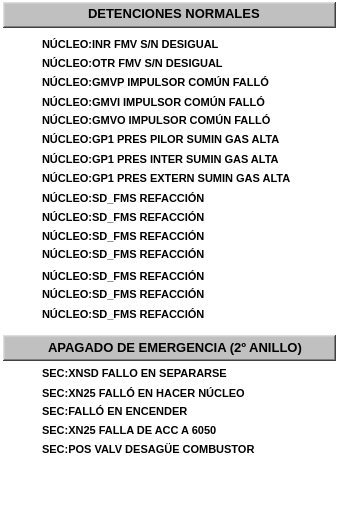
  <widget class="QFrame" name="fr_2">
   <property name="geometry">
    <rect>
     <x>344</x>
     <y>53</y>
     <width>341</width>
     <height>528</height>
    </rect>
   </property>
   <property name="styleSheet">
    <string notr="true">background-color: rgba(255, 255, 255, 0);</string>
   </property>
   <property name="frameShape">
    <enum>QFrame::StyledPanel</enum>
   </property>
   <property name="frameShadow">
    <enum>QFrame::Plain</enum>
   </property>
   <property name="lineWidth">
    <number>1</number>
   </property>
   <property name="midLineWidth">
    <number>0</number>
   </property>
   <widget class="QFrame" name="frTitulo_5">
    <property name="geometry">
     <rect>
      <x>3</x>
      <y>2</y>
      <width>333</width>
      <height>26</height>
     </rect>
    </property>
    <property name="styleSheet">
     <string notr="true">background-color: rgb(192, 192, 192);</string>
    </property>
    <property name="frameShape">
     <enum>QFrame::WinPanel</enum>
    </property>
    <property name="frameShadow">
     <enum>QFrame::Raised</enum>
    </property>
    <property name="lineWidth">
     <number>2</number>
    </property>
    <property name="midLineWidth">
     <number>0</number>
    </property>
   </widget>
   <widget class="QLabel" name="lbTitulo_5">
    <property name="geometry">
     <rect>
      <x>88</x>
      <y>5</y>
      <width>181</width>
      <height>16</height>
     </rect>
    </property>
    <property name="font">
     <font>
      <pointsize>10</pointsize>
      <weight>75</weight>
      <bold>true</bold>
     </font>
    </property>
    <property name="styleSheet">
     <string notr="true">background-color: rgba(255, 255, 255, 0);</string>
    </property>
    <property name="text">
     <string>DETENCIONES NORMALES</string>
    </property>
   </widget>
   <widget class="QFrame" name="frTitulo_6">
    <property name="geometry">
     <rect>
      <x>3</x>
      <y>335</y>
      <width>333</width>
      <height>26</height>
     </rect>
    </property>
    <property name="styleSheet">
     <string notr="true">background-color: rgb(192, 192, 192);</string>
    </property>
    <property name="frameShape">
     <enum>QFrame::WinPanel</enum>
    </property>
    <property name="frameShadow">
     <enum>QFrame::Raised</enum>
    </property>
    <property name="lineWidth">
     <number>2</number>
    </property>
    <property name="midLineWidth">
     <number>0</number>
    </property>
   </widget>
   <widget class="QLabel" name="lbTitulo_6">
    <property name="geometry">
     <rect>
      <x>48</x>
      <y>337</y>
      <width>261</width>
      <height>20</height>
     </rect>
    </property>
    <property name="font">
     <font>
      <pointsize>10</pointsize>
      <weight>75</weight>
      <bold>true</bold>
     </font>
    </property>
    <property name="styleSheet">
     <string notr="true">background-color: rgba(255, 255, 255, 0);</string>
    </property>
    <property name="text">
     <string>APAGADO DE EMERGENCIA (2º ANILLO)</string>
    </property>
   </widget>
   <widget class="QLabel" name="lbTexto_39">
    <property name="geometry">
     <rect>
      <x>42</x>
      <y>36</y>
      <width>281</width>
      <height>16</height>
     </rect>
    </property>
    <property name="font">
     <font>
      <pointsize>8</pointsize>
      <weight>75</weight>
      <bold>true</bold>
     </font>
    </property>
    <property name="styleSheet">
     <string notr="true">background-color: rgba(255, 255, 255, 0);</string>
    </property>
    <property name="text">
     <string>NÚCLEO:INR FMV S/N DESIGUAL</string>
    </property>
   </widget>
   <widget class="AWMultiObject" name="aLet_39">
    <property name="geometry">
     <rect>
      <x>13</x>
      <y>29</y>
      <width>25</width>
      <height>31</height>
     </rect>
    </property>
    <property name="id">
     <string>p_Fix32_THISNODE_SD_FMS026_F_CV</string>
    </property>
    <property name="ElementType">
     <enum>AWMultiObject::CIRLED</enum>
    </property>
    <property name="OnColor">
     <enum>AWMultiObject::Grey</enum>
    </property>
    <property name="OffColor">
     <enum>AWMultiObject::Grey</enum>
    </property>
   </widget>
   <widget class="QLabel" name="lbTexto_40">
    <property name="geometry">
     <rect>
      <x>42</x>
      <y>55</y>
      <width>281</width>
      <height>16</height>
     </rect>
    </property>
    <property name="font">
     <font>
      <pointsize>8</pointsize>
      <weight>75</weight>
      <bold>true</bold>
     </font>
    </property>
    <property name="styleSheet">
     <string notr="true">background-color: rgba(255, 255, 255, 0);</string>
    </property>
    <property name="text">
     <string>NÚCLEO:OTR FMV S/N DESIGUAL</string>
    </property>
   </widget>
   <widget class="AWMultiObject" name="aLet_40">
    <property name="geometry">
     <rect>
      <x>13</x>
      <y>48</y>
      <width>25</width>
      <height>31</height>
     </rect>
    </property>
    <property name="id">
     <string>p_Fix32_THISNODE_SD_FMS027_F_CV</string>
    </property>
    <property name="ElementType">
     <enum>AWMultiObject::CIRLED</enum>
    </property>
    <property name="OnColor">
     <enum>AWMultiObject::Grey</enum>
    </property>
    <property name="OffColor">
     <enum>AWMultiObject::Grey</enum>
    </property>
   </widget>
   <widget class="QLabel" name="lbTexto_41">
    <property name="geometry">
     <rect>
      <x>42</x>
      <y>74</y>
      <width>281</width>
      <height>16</height>
     </rect>
    </property>
    <property name="font">
     <font>
      <pointsize>8</pointsize>
      <weight>75</weight>
      <bold>true</bold>
     </font>
    </property>
    <property name="styleSheet">
     <string notr="true">background-color: rgba(255, 255, 255, 0);</string>
    </property>
    <property name="text">
     <string>NÚCLEO:GMVP IMPULSOR COMÚN FALLÓ</string>
    </property>
   </widget>
   <widget class="AWMultiObject" name="aLet_41">
    <property name="geometry">
     <rect>
      <x>13</x>
      <y>68</y>
      <width>25</width>
      <height>31</height>
     </rect>
    </property>
    <property name="id">
     <string>p_Fix32_THISNODE_SD_FMS028_F_CV</string>
    </property>
    <property name="ElementType">
     <enum>AWMultiObject::CIRLED</enum>
    </property>
    <property name="OnColor">
     <enum>AWMultiObject::Grey</enum>
    </property>
    <property name="OffColor">
     <enum>AWMultiObject::Grey</enum>
    </property>
   </widget>
   <widget class="QLabel" name="lbTexto_42">
    <property name="geometry">
     <rect>
      <x>42</x>
      <y>94</y>
      <width>281</width>
      <height>16</height>
     </rect>
    </property>
    <property name="font">
     <font>
      <pointsize>8</pointsize>
      <weight>75</weight>
      <bold>true</bold>
     </font>
    </property>
    <property name="styleSheet">
     <string notr="true">background-color: rgba(255, 255, 255, 0);</string>
    </property>
    <property name="text">
     <string>NÚCLEO:GMVI IMPULSOR COMÚN FALLÓ</string>
    </property>
   </widget>
   <widget class="AWMultiObject" name="aLet_42">
    <property name="geometry">
     <rect>
      <x>13</x>
      <y>86</y>
      <width>25</width>
      <height>31</height>
     </rect>
    </property>
    <property name="id">
     <string>p_Fix32_THISNODE_SD_FMS029_F_CV</string>
    </property>
    <property name="ElementType">
     <enum>AWMultiObject::CIRLED</enum>
    </property>
    <property name="OnColor">
     <enum>AWMultiObject::Grey</enum>
    </property>
    <property name="OffColor">
     <enum>AWMultiObject::Grey</enum>
    </property>
   </widget>
   <widget class="AWMultiObject" name="aLet_43">
    <property name="geometry">
     <rect>
      <x>13</x>
      <y>105</y>
      <width>25</width>
      <height>31</height>
     </rect>
    </property>
    <property name="id">
     <string>p_Fix32_THISNODE_SD_FMS030_F_CV</string>
    </property>
    <property name="ElementType">
     <enum>AWMultiObject::CIRLED</enum>
    </property>
    <property name="OnColor">
     <enum>AWMultiObject::Grey</enum>
    </property>
    <property name="OffColor">
     <enum>AWMultiObject::Grey</enum>
    </property>
   </widget>
   <widget class="QLabel" name="lbTexto_43">
    <property name="geometry">
     <rect>
      <x>42</x>
      <y>112</y>
      <width>281</width>
      <height>16</height>
     </rect>
    </property>
    <property name="font">
     <font>
      <pointsize>8</pointsize>
      <weight>75</weight>
      <bold>true</bold>
     </font>
    </property>
    <property name="styleSheet">
     <string notr="true">background-color: rgba(255, 255, 255, 0);</string>
    </property>
    <property name="text">
     <string>NÚCLEO:GMVO IMPULSOR COMÚN FALLÓ</string>
    </property>
   </widget>
   <widget class="AWMultiObject" name="aLet_44">
    <property name="geometry">
     <rect>
      <x>13</x>
      <y>126</y>
      <width>25</width>
      <height>31</height>
     </rect>
    </property>
    <property name="id">
     <string>p_Fix32_THISNODE_SD_FMS031_F_CV</string>
    </property>
    <property name="ElementType">
     <enum>AWMultiObject::CIRLED</enum>
    </property>
    <property name="OnColor">
     <enum>AWMultiObject::Grey</enum>
    </property>
    <property name="OffColor">
     <enum>AWMultiObject::Grey</enum>
    </property>
   </widget>
   <widget class="QLabel" name="lbTexto_44">
    <property name="geometry">
     <rect>
      <x>42</x>
      <y>131</y>
      <width>281</width>
      <height>16</height>
     </rect>
    </property>
    <property name="font">
     <font>
      <pointsize>8</pointsize>
      <weight>75</weight>
      <bold>true</bold>
     </font>
    </property>
    <property name="styleSheet">
     <string notr="true">background-color: rgba(255, 255, 255, 0);</string>
    </property>
    <property name="text">
     <string>NÚCLEO:GP1 PRES PILOR SUMIN GAS ALTA</string>
    </property>
   </widget>
   <widget class="QLabel" name="lbTexto_45">
    <property name="geometry">
     <rect>
      <x>42</x>
      <y>151</y>
      <width>281</width>
      <height>16</height>
     </rect>
    </property>
    <property name="font">
     <font>
      <pointsize>8</pointsize>
      <weight>75</weight>
      <bold>true</bold>
     </font>
    </property>
    <property name="styleSheet">
     <string notr="true">background-color: rgba(255, 255, 255, 0);</string>
    </property>
    <property name="text">
     <string>NÚCLEO:GP1 PRES INTER SUMIN GAS ALTA</string>
    </property>
   </widget>
   <widget class="AWMultiObject" name="aLet_45">
    <property name="geometry">
     <rect>
      <x>13</x>
      <y>144</y>
      <width>25</width>
      <height>31</height>
     </rect>
    </property>
    <property name="id">
     <string>p_Fix32_THISNODE_SD_FMS032_F_CV</string>
    </property>
    <property name="ElementType">
     <enum>AWMultiObject::CIRLED</enum>
    </property>
    <property name="OnColor">
     <enum>AWMultiObject::Grey</enum>
    </property>
    <property name="OffColor">
     <enum>AWMultiObject::Grey</enum>
    </property>
   </widget>
   <widget class="AWMultiObject" name="aLet_46">
    <property name="geometry">
     <rect>
      <x>13</x>
      <y>164</y>
      <width>25</width>
      <height>31</height>
     </rect>
    </property>
    <property name="id">
     <string>p_Fix32_THISNODE_SD_FMS033_F_CV</string>
    </property>
    <property name="ElementType">
     <enum>AWMultiObject::CIRLED</enum>
    </property>
    <property name="OnColor">
     <enum>AWMultiObject::Grey</enum>
    </property>
    <property name="OffColor">
     <enum>AWMultiObject::Grey</enum>
    </property>
   </widget>
   <widget class="QLabel" name="lbTexto_46">
    <property name="geometry">
     <rect>
      <x>42</x>
      <y>170</y>
      <width>281</width>
      <height>16</height>
     </rect>
    </property>
    <property name="font">
     <font>
      <pointsize>8</pointsize>
      <weight>75</weight>
      <bold>true</bold>
     </font>
    </property>
    <property name="styleSheet">
     <string notr="true">background-color: rgba(255, 255, 255, 0);</string>
    </property>
    <property name="text">
     <string>NÚCLEO:GP1 PRES EXTERN SUMIN GAS ALTA</string>
    </property>
   </widget>
   <widget class="AWMultiObject" name="aLet_47">
    <property name="geometry">
     <rect>
      <x>13</x>
      <y>183</y>
      <width>25</width>
      <height>31</height>
     </rect>
    </property>
    <property name="id">
     <string>p_Fix32_THISNODE_SD_FMS034_F_CV</string>
    </property>
    <property name="ElementType">
     <enum>AWMultiObject::CIRLED</enum>
    </property>
    <property name="OnColor">
     <enum>AWMultiObject::Grey</enum>
    </property>
    <property name="OffColor">
     <enum>AWMultiObject::Grey</enum>
    </property>
   </widget>
   <widget class="QLabel" name="lbTexto_47">
    <property name="geometry">
     <rect>
      <x>42</x>
      <y>190</y>
      <width>281</width>
      <height>16</height>
     </rect>
    </property>
    <property name="font">
     <font>
      <pointsize>8</pointsize>
      <weight>75</weight>
      <bold>true</bold>
     </font>
    </property>
    <property name="styleSheet">
     <string notr="true">background-color: rgba(255, 255, 255, 0);</string>
    </property>
    <property name="text">
     <string>NÚCLEO:SD_FMS REFACCIÓN</string>
    </property>
   </widget>
   <widget class="QLabel" name="lbTexto_48">
    <property name="geometry">
     <rect>
      <x>42</x>
      <y>209</y>
      <width>281</width>
      <height>16</height>
     </rect>
    </property>
    <property name="font">
     <font>
      <pointsize>8</pointsize>
      <weight>75</weight>
      <bold>true</bold>
     </font>
    </property>
    <property name="styleSheet">
     <string notr="true">background-color: rgba(255, 255, 255, 0);</string>
    </property>
    <property name="text">
     <string>NÚCLEO:SD_FMS REFACCIÓN</string>
    </property>
   </widget>
   <widget class="AWMultiObject" name="aLet_48">
    <property name="geometry">
     <rect>
      <x>13</x>
      <y>202</y>
      <width>25</width>
      <height>31</height>
     </rect>
    </property>
    <property name="id">
     <string>p_Fix32_THISNODE_SD_FMS035_F_CV</string>
    </property>
    <property name="ElementType">
     <enum>AWMultiObject::CIRLED</enum>
    </property>
    <property name="OnColor">
     <enum>AWMultiObject::Grey</enum>
    </property>
    <property name="OffColor">
     <enum>AWMultiObject::Grey</enum>
    </property>
   </widget>
   <widget class="QLabel" name="lbTexto_49">
    <property name="geometry">
     <rect>
      <x>42</x>
      <y>228</y>
      <width>281</width>
      <height>16</height>
     </rect>
    </property>
    <property name="font">
     <font>
      <pointsize>8</pointsize>
      <weight>75</weight>
      <bold>true</bold>
     </font>
    </property>
    <property name="styleSheet">
     <string notr="true">background-color: rgba(255, 255, 255, 0);</string>
    </property>
    <property name="text">
     <string>NÚCLEO:SD_FMS REFACCIÓN</string>
    </property>
   </widget>
   <widget class="AWMultiObject" name="aLet_49">
    <property name="geometry">
     <rect>
      <x>13</x>
      <y>220</y>
      <width>25</width>
      <height>31</height>
     </rect>
    </property>
    <property name="id">
     <string>p_Fix32_THISNODE_SD_FMS036_F_CV</string>
    </property>
    <property name="ElementType">
     <enum>AWMultiObject::CIRLED</enum>
    </property>
    <property name="OnColor">
     <enum>AWMultiObject::Grey</enum>
    </property>
    <property name="OffColor">
     <enum>AWMultiObject::Grey</enum>
    </property>
   </widget>
   <widget class="AWMultiObject" name="aLet_50">
    <property name="geometry">
     <rect>
      <x>13</x>
      <y>240</y>
      <width>25</width>
      <height>31</height>
     </rect>
    </property>
    <property name="id">
     <string>p_Fix32_THISNODE_SD_FMS037_F_CV</string>
    </property>
    <property name="ElementType">
     <enum>AWMultiObject::CIRLED</enum>
    </property>
    <property name="OnColor">
     <enum>AWMultiObject::Grey</enum>
    </property>
    <property name="OffColor">
     <enum>AWMultiObject::Grey</enum>
    </property>
   </widget>
   <widget class="QLabel" name="lbTexto_50">
    <property name="geometry">
     <rect>
      <x>42</x>
      <y>246</y>
      <width>281</width>
      <height>16</height>
     </rect>
    </property>
    <property name="font">
     <font>
      <pointsize>8</pointsize>
      <weight>75</weight>
      <bold>true</bold>
     </font>
    </property>
    <property name="styleSheet">
     <string notr="true">background-color: rgba(255, 255, 255, 0);</string>
    </property>
    <property name="text">
     <string>NÚCLEO:SD_FMS REFACCIÓN</string>
    </property>
   </widget>
   <widget class="QLabel" name="lbTexto_51">
    <property name="geometry">
     <rect>
      <x>42</x>
      <y>268</y>
      <width>281</width>
      <height>16</height>
     </rect>
    </property>
    <property name="font">
     <font>
      <pointsize>8</pointsize>
      <weight>75</weight>
      <bold>true</bold>
     </font>
    </property>
    <property name="styleSheet">
     <string notr="true">background-color: rgba(255, 255, 255, 0);</string>
    </property>
    <property name="text">
     <string>NÚCLEO:SD_FMS REFACCIÓN</string>
    </property>
   </widget>
   <widget class="AWMultiObject" name="aLet_51">
    <property name="geometry">
     <rect>
      <x>13</x>
      <y>260</y>
      <width>25</width>
      <height>31</height>
     </rect>
    </property>
    <property name="id">
     <string>p_Fix32_THISNODE_SD_FMS038_F_CV</string>
    </property>
    <property name="ElementType">
     <enum>AWMultiObject::CIRLED</enum>
    </property>
    <property name="OnColor">
     <enum>AWMultiObject::Grey</enum>
    </property>
    <property name="OffColor">
     <enum>AWMultiObject::Grey</enum>
    </property>
   </widget>
   <widget class="AWMultiObject" name="aLet_52">
    <property name="geometry">
     <rect>
      <x>13</x>
      <y>280</y>
      <width>25</width>
      <height>31</height>
     </rect>
    </property>
    <property name="id">
     <string>p_Fix32_THISNODE_SD_FMS039_F_CV</string>
    </property>
    <property name="ElementType">
     <enum>AWMultiObject::CIRLED</enum>
    </property>
    <property name="OnColor">
     <enum>AWMultiObject::Grey</enum>
    </property>
    <property name="OffColor">
     <enum>AWMultiObject::Grey</enum>
    </property>
   </widget>
   <widget class="QLabel" name="lbTexto_52">
    <property name="geometry">
     <rect>
      <x>42</x>
      <y>286</y>
      <width>281</width>
      <height>16</height>
     </rect>
    </property>
    <property name="font">
     <font>
      <pointsize>8</pointsize>
      <weight>75</weight>
      <bold>true</bold>
     </font>
    </property>
    <property name="styleSheet">
     <string notr="true">background-color: rgba(255, 255, 255, 0);</string>
    </property>
    <property name="text">
     <string>NÚCLEO:SD_FMS REFACCIÓN</string>
    </property>
   </widget>
   <widget class="QLabel" name="lbTexto_53">
    <property name="geometry">
     <rect>
      <x>42</x>
      <y>306</y>
      <width>281</width>
      <height>16</height>
     </rect>
    </property>
    <property name="font">
     <font>
      <pointsize>8</pointsize>
      <weight>75</weight>
      <bold>true</bold>
     </font>
    </property>
    <property name="styleSheet">
     <string notr="true">background-color: rgba(255, 255, 255, 0);</string>
    </property>
    <property name="text">
     <string>NÚCLEO:SD_FMS REFACCIÓN</string>
    </property>
   </widget>
   <widget class="AWMultiObject" name="aLet_53">
    <property name="geometry">
     <rect>
      <x>13</x>
      <y>300</y>
      <width>25</width>
      <height>31</height>
     </rect>
    </property>
    <property name="id">
     <string>p_Fix32_THISNODE_SD_FMS040_F_CV</string>
    </property>
    <property name="ElementType">
     <enum>AWMultiObject::CIRLED</enum>
    </property>
    <property name="OnColor">
     <enum>AWMultiObject::Grey</enum>
    </property>
    <property name="OffColor">
     <enum>AWMultiObject::Grey</enum>
    </property>
   </widget>
   <widget class="AWMultiObject" name="aLet_54">
    <property name="geometry">
     <rect>
      <x>13</x>
      <y>360</y>
      <width>25</width>
      <height>31</height>
     </rect>
    </property>
    <property name="id">
     <string>p_Fix32_THISNODE_SD_MSTR001_F_CV</string>
    </property>
    <property name="ElementType">
     <enum>AWMultiObject::CIRLED</enum>
    </property>
    <property name="OnColor">
     <enum>AWMultiObject::Grey</enum>
    </property>
    <property name="OffColor">
     <enum>AWMultiObject::Grey</enum>
    </property>
   </widget>
   <widget class="QLabel" name="lbTexto_54">
    <property name="geometry">
     <rect>
      <x>42</x>
      <y>365</y>
      <width>281</width>
      <height>16</height>
     </rect>
    </property>
    <property name="font">
     <font>
      <pointsize>8</pointsize>
      <weight>75</weight>
      <bold>true</bold>
     </font>
    </property>
    <property name="styleSheet">
     <string notr="true">background-color: rgba(255, 255, 255, 0);</string>
    </property>
    <property name="text">
     <string>SEC:XNSD FALLO EN SEPARARSE</string>
    </property>
   </widget>
   <widget class="AWMultiObject" name="aLet_55">
    <property name="geometry">
     <rect>
      <x>13</x>
      <y>378</y>
      <width>25</width>
      <height>31</height>
     </rect>
    </property>
    <property name="id">
     <string>p_Fix32_THISNODE_SD_MSTR002_F_CV</string>
    </property>
    <property name="ElementType">
     <enum>AWMultiObject::CIRLED</enum>
    </property>
    <property name="OnColor">
     <enum>AWMultiObject::Grey</enum>
    </property>
    <property name="OffColor">
     <enum>AWMultiObject::Grey</enum>
    </property>
   </widget>
   <widget class="QLabel" name="lbTexto_55">
    <property name="geometry">
     <rect>
      <x>42</x>
      <y>385</y>
      <width>281</width>
      <height>16</height>
     </rect>
    </property>
    <property name="font">
     <font>
      <pointsize>8</pointsize>
      <weight>75</weight>
      <bold>true</bold>
     </font>
    </property>
    <property name="styleSheet">
     <string notr="true">background-color: rgba(255, 255, 255, 0);</string>
    </property>
    <property name="text">
     <string>SEC:XN25 FALLÓ EN HACER NÚCLEO</string>
    </property>
   </widget>
   <widget class="AWMultiObject" name="aLet_56">
    <property name="geometry">
     <rect>
      <x>13</x>
      <y>398</y>
      <width>25</width>
      <height>31</height>
     </rect>
    </property>
    <property name="id">
     <string>p_Fix32_THISNODE_SD_MSTR004_F_CV</string>
    </property>
    <property name="ElementType">
     <enum>AWMultiObject::CIRLED</enum>
    </property>
    <property name="OnColor">
     <enum>AWMultiObject::Grey</enum>
    </property>
    <property name="OffColor">
     <enum>AWMultiObject::Grey</enum>
    </property>
   </widget>
   <widget class="QLabel" name="lbTexto_56">
    <property name="geometry">
     <rect>
      <x>42</x>
      <y>403</y>
      <width>281</width>
      <height>16</height>
     </rect>
    </property>
    <property name="font">
     <font>
      <pointsize>8</pointsize>
      <weight>75</weight>
      <bold>true</bold>
     </font>
    </property>
    <property name="styleSheet">
     <string notr="true">background-color: rgba(255, 255, 255, 0);</string>
    </property>
    <property name="text">
     <string>SEC:FALLÓ EN ENCENDER</string>
    </property>
   </widget>
   <widget class="AWMultiObject" name="aLet_57">
    <property name="geometry">
     <rect>
      <x>13</x>
      <y>417</y>
      <width>25</width>
      <height>31</height>
     </rect>
    </property>
    <property name="id">
     <string>p_Fix32_THISNODE_SD_MSTR005_F_CV</string>
    </property>
    <property name="ElementType">
     <enum>AWMultiObject::CIRLED</enum>
    </property>
    <property name="OnColor">
     <enum>AWMultiObject::Grey</enum>
    </property>
    <property name="OffColor">
     <enum>AWMultiObject::Grey</enum>
    </property>
   </widget>
   <widget class="QLabel" name="lbTexto_57">
    <property name="geometry">
     <rect>
      <x>42</x>
      <y>422</y>
      <width>281</width>
      <height>16</height>
     </rect>
    </property>
    <property name="font">
     <font>
      <pointsize>8</pointsize>
      <weight>75</weight>
      <bold>true</bold>
     </font>
    </property>
    <property name="styleSheet">
     <string notr="true">background-color: rgba(255, 255, 255, 0);</string>
    </property>
    <property name="text">
     <string>SEC:XN25 FALLA DE ACC A 6050</string>
    </property>
   </widget>
   <widget class="AWMultiObject" name="aLet_64">
    <property name="geometry">
     <rect>
      <x>13</x>
      <y>435</y>
      <width>25</width>
      <height>31</height>
     </rect>
    </property>
    <property name="id">
     <string>p_Fix32_THISNODE_SD_MSTR006_F_CV</string>
    </property>
    <property name="ElementType">
     <enum>AWMultiObject::CIRLED</enum>
    </property>
    <property name="OnColor">
     <enum>AWMultiObject::Grey</enum>
    </property>
    <property name="OffColor">
     <enum>AWMultiObject::Grey</enum>
    </property>
   </widget>
   <widget class="QLabel" name="lbTexto_64">
    <property name="geometry">
     <rect>
      <x>42</x>
      <y>441</y>
      <width>281</width>
      <height>16</height>
     </rect>
    </property>
    <property name="font">
     <font>
      <pointsize>8</pointsize>
      <weight>75</weight>
      <bold>true</bold>
     </font>
    </property>
    <property name="styleSheet">
     <string notr="true">background-color: rgba(255, 255, 255, 0);</string>
    </property>
    <property name="text">
     <string>SEC:POS VALV DESAGÜE COMBUSTOR</string>
    </property>
   </widget>
  </widget>
